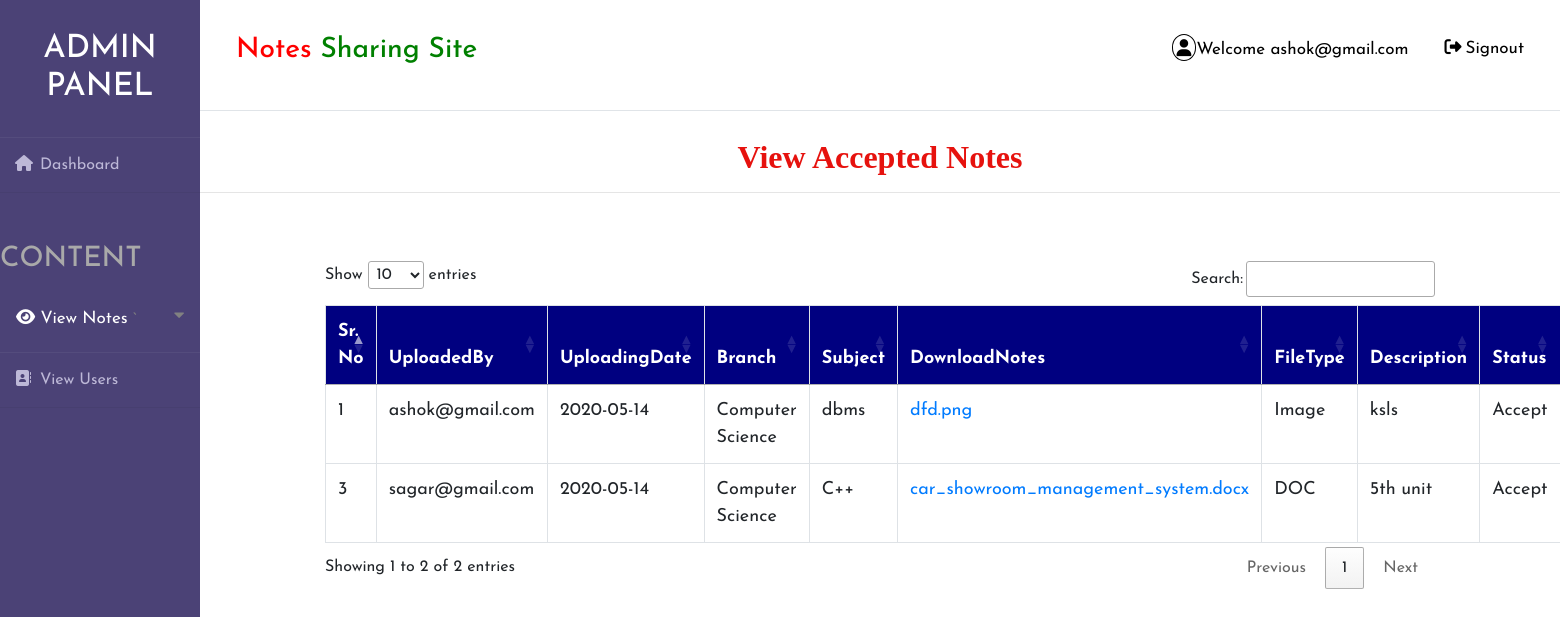
/viewacceptednotes (signed in), run on the app's committed database.
### notes/models.py (models this page shows, shortened)
class Notes(models.Model):
    user = models.ForeignKey(User, on_delete=models.CASCADE, null=True)
    uploadingdate = models.CharField(max_length=30, null=True)
    branch = models.CharField(max_length=30, null=True)
    subject = models.CharField(max_length=30, null=True)
    notesfile = models.FileField(null=True)
    filetype = models.CharField(max_length=30, null=True)
    description = models.CharField(max_length=200, null=True)
    status = models.CharField(max_length=15, null=True)

### notes/views.py (the view)
# urls.py: path('viewacceptednotes', viewacceptednotes, name="viewacceptednotes"),
def viewacceptednotes(request):
    if not request.user.is_authenticated:
        return redirect('login')
    notes = Notes.objects.all()
    d = {'notes': notes}
    return render(request, 'viewacceptednotes.html', d)

### notes/templates/viewacceptednotes.html (shortened to what this page needs)
{% extends 'admin_nav.html' %}
{% block body %}
<center><h2 style = "font-family : 'Monotype Corsiva' ; color : #E6120E ; font-weight : bold;margin-top:2%">View Accepted Notes</h2></center><hr>
 <div class="container">
<table class="table table-bordered" id="myTable">
  <thead>
  <tr>
    <th>Sr. No</th>
      <th>UploadedBy</th>
    <th>UploadingDate</th>
    <th>Branch</th>
    <th>Subject</th>
    <th>DownloadNotes</th>
    <th>FileType</th>
    <th>Description</th>
    <th>Status</th>
  </tr>
  </thead>
   <tbody>
{% for i in notes %}
   {% if i.status == "Accept" %}
  <tr>
      <td>{{forloop.counter}}</td>
       <td>{{i.user.username}}</td>
    <td>{{i.uploadingdate}} </td>
    <td>{{i.branch}}</td>
    <td>{{i.subject}}</td>
      <td><a href="{{i.notesfile.url}}" download>{{i.notesfile}}</a> </td>
    <td>{{i.filetype}}</td>
    <td>{{i.description}}</td>
      <td>{{i.status}}</td>
  </tr>
    {% endif %}
   {% endfor %}
    </tbody>
</table>
 </div>
{% endblock %}

### notes/templates/admin_nav.html (shortened to what this page needs)
<!DOCTYPE html>
<html lang="en">
{% load static %}
<head>
	<link rel="stylesheet" href="{% static 'style1.css' %}">
    <link rel="stylesheet" href="https://cdnjs.cloudflare.com/ajax/libs/font-awesome/4.7.0/css/font-awesome.min.css">
    <link rel="stylesheet" href="https://maxcdn.bootstrapcdn.com/bootstrap/4.0.0/css/bootstrap.min.css">
  <link rel = stylesheet href = "//cdn.datatables.net/1.10.19/css/jquery.dataTables.min.css">
</head>
<body>
<div class="wrapper">
    <div class="sidebar">
        <h2>Admin Panel</h2>
        <ul>
            <li style="margin-bottom:50px"><a href="{% url 'admin_home' %}"><i class="fas fa-home"></i>Dashboard</a></li>
            <h3 style="color:Darkgrey;margin-bottom:10px">CONTENT</h3>
            <button class="dropdown-btn nav-link" style="padding-top:20px;padding-bottom:20px">
                <a href="" style="color: #fff"><i class="fas fa-eye"></i>
                    View Notes</a>
    `           <i class="fa fa-caret-down"></i>
            </button>
            <li><a href="{% url 'view_users' %}"><i class="fas fa-address-book"></i>View Users</a></li>
</ul>
    </div>
    <div class="main_content">
        <div class="header"><div class="topnav">
  <a class="active" href="#home"><h3><span style="color:red">Notes</span> <span style="color:green">Sharing Site</span></h3></a>
  <div class="topnav-right">
    <a href="#search"><i style="padding:4px;border-radius:50%;border:1px solid black" class="fas fa-user"></i>Welcome {{request.user.username}}</a>
    <a href="{% url 'logout' %}"><i style="padding:4px;bborder:1px solid black" class="fas fa-sign-out-alt"></i>Signout</a>
  </div>
</div>
</div>
        {% block body %}
        {% endblock %}
    </div>
</div>
</body>
</html>

### notes/static/style1.css (style rules this page uses)
* { margin: 0; padding: 0; box-sizing: border-box; list-style: none; text-decoration: none; font-family: 'Josefin Sans', sans-serif; }
body { background-color: #f3f5f9; }
.wrapper { display: flex; position: relative; }
.wrapper .sidebar { width: 200px; height: 100%; background: #4b4276; padding: 30px 0px; position: fixed; }
.wrapper .sidebar h2 { color: #fff; text-transform: uppercase; text-align: center; margin-bottom: 30px; }
.wrapper .sidebar ul li { padding: 15px; border-bottom: 1px solid #bdb8d7; border-bottom: 1px solid rgba(0,0,0,0.05); border-top: 1px solid rgba(255,255,255,0.05); }
.wrapper .sidebar ul li a { color: #bdb8d7; display: block; }
.wrapper .sidebar ul li a .fas { width: 25px; }
.wrapper .main_content { width: 100%; margin-left: 200px; }
.wrapper .main_content .header { padding: 20px; background: #fff; color: #717171; border-bottom: 1px solid #e0e4e8; }
.topnav { overflow: hidden; background-color: #fff; }
.topnav a { float: left; color: black; text-align: center; padding: 14px 16px; text-decoration: none; font-size: 17px; }
.topnav-right { float: right; }

### notes/templates/admin_nav.html (style rules this page uses)
* { box-sizing: border-box; }
#myTable { border-collapse: collapse; width: 100%; border: 1px solid #ddd; font-size: 18px; }
#myTable th { text-align: left; padding: 12px; background-color: Navy; color: white; }
#myTable td { text-align: left; padding: 12px; background-color: white; }
#myTable tr { border-bottom: 1px solid #ddd; }
body { font-family: "Lato", sans-serif; }
.sidenav a, .dropdown-btn { padding: 6px 8px 6px 16px; text-decoration: none; font-size: 20px; color: #818181; display: block; border: none; background: none; width: 100%; text-align: left; cursor: pointer; outline: none; }
.fa-caret-down { float: right; padding-right: 8px; }
.nav-link { font-size:17px; }

### data on the page
Notes: user.username "ashok@gmail.com", uploadingdate "2020-05-14", branch "Computer Science", subject "dbms", notesfile "dfd.png", filetype "Image", description "ksls", status "Accept"
Notes: user.username "sagar@gmail.com", uploadingdate "2020-05-14", branch "Computer Science", subject "C++", notesfile "car_showroom_management_system.docx", filetype "DOC", description "5th unit", status "Accept"

### other printed values
{{ request.user.username }} "ashok@gmail.com"
